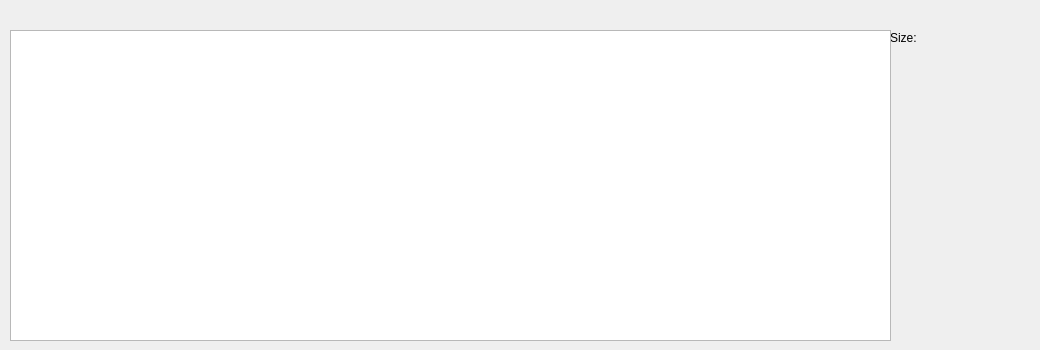
        <widget class="QWidget" name="MajorLeagueTeam">
         <attribute name="title">
          <string>Major-Name</string>
         </attribute>
         <widget class="QLabel" name="label_5">
          <property name="geometry">
           <rect>
            <x>890</x>
            <y>30</y>
            <width>111</width>
            <height>16</height>
           </rect>
          </property>
          <property name="text">
           <string>Size:</string>
          </property>
         </widget>
         <widget class="QLabel" name="label_19">
          <property name="geometry">
           <rect>
            <x>920</x>
            <y>30</y>
            <width>111</width>
            <height>16</height>
           </rect>
          </property>
          <property name="text">
           <string/>
          </property>
         </widget>
         <widget class="QTableWidget" name="teamTableWidget_1">
          <property name="geometry">
           <rect>
            <x>10</x>
            <y>30</y>
            <width>881</width>
            <height>311</height>
           </rect>
          </property>
          <property name="minimumSize">
           <size>
            <width>741</width>
            <height>0</height>
           </size>
          </property>
          <property name="maximumSize">
           <size>
            <width>16777215</width>
            <height>311</height>
           </size>
          </property>
          <attribute name="horizontalHeaderDefaultSectionSize">
           <number>440</number>
          </attribute>
          <attribute name="horizontalHeaderMinimumSectionSize">
           <number>100</number>
          </attribute>
         </widget>
        </widget>
